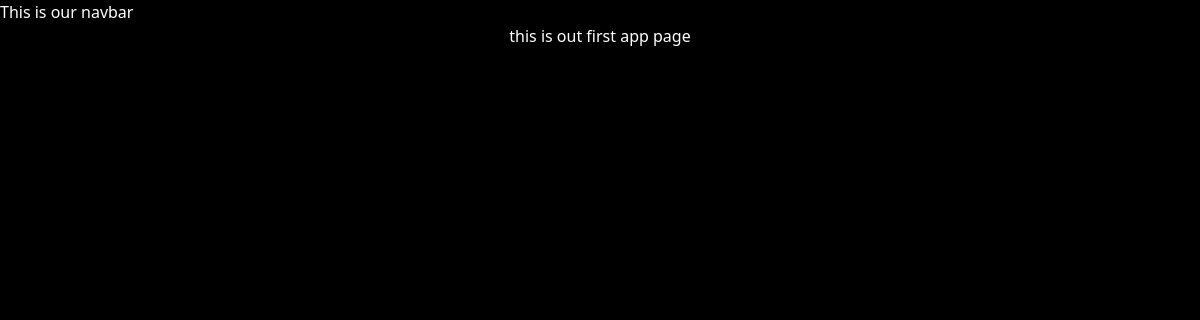
/firstapp/, run on an earlier commit of the app's database.
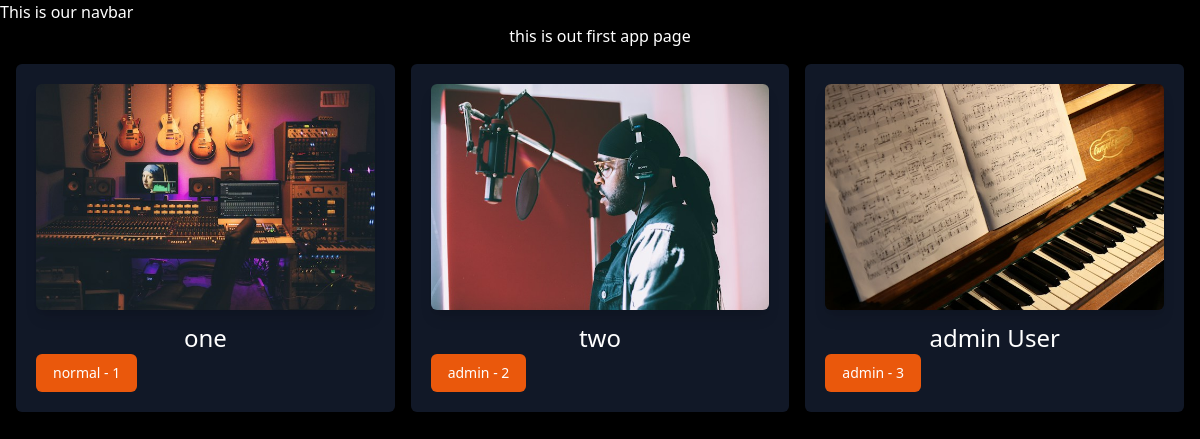
And on a later commit of the database.
### firstapp/models.py (models this page shows, shortened)
class User(models.Model):
    USER_TYPE = [
        ('normal', "normaluser"),
        ('admin', "useradmin")
    ]
    name = models.CharField(max_length=100)
    image = models.ImageField(upload_to='images/')
    email = models.EmailField(max_length=120, blank=False, null=False, default='')
    description = models.TextField(max_length=500, blank=True,null=True)
    date_added = models.DateTimeField(default=timezone.now)
    type = models.CharField(max_length=8, choices=USER_TYPE)

### firstapp/views.py (the view)
# urls.py: path('firstapp/', include('firstapp.urls')),
def firstapp(request):
    users = User.objects.all()
    return render(request, 'firstapp/first.html', {'users': users})

### firstapp/templates/firstapp/first.html
{% extends 'layout.html' %} {% block title %}first app{% endblock %}
{% block content %}
<h1>this is out first app page</h1>
<div class="grid grid-cols-3 gap-4 m-4">
  {% for users in users %}
  <div class="bg-gray-900 p-5 rounded-md">
    <img class="rounded-md shadow-lg" src="{{users.image.url}}" alt="" />
    <h1 class="text-2xl mt-3">{{users.name}}</h1>
    <a href="{% url 'user-details' users.id %}">
      <button
        type="button"
        class="inline-flex items-center justify-center px-4 py-2 border border-transparent text-sm font-medium rounded-md text-white bg-orange-600 hovre:bg-orange-700 focus:outline-none focus:ring-2 focus:ring-offset-2"
      >
        {{users.type}} - {{users.id}}
      </button>
    </a>
  </div>
  {% endfor %}
</div>
{% endblock %}

### templates/layout.html (shortened to what this page needs)
{% load static tailwind_tags %} {% load static %}
<!DOCTYPE html>
<html lang="en">
  <head>
    <link rel="stylesheet" href="{% static 'css/home.css' %}" />
    {% tailwind_css %}
  </head>
  <body>
    <nav>This is our navbar</nav>
    {% block content %}{% endblock %}
  </body>
</html>

### static/css/home.css (style rules this page uses)
body { background-color: rgb(0, 0, 0); color: white; }
h1 { text-align: center; font-size: 40px; }

What changed in the data, as far as the page shows it:
added User: image (picture), name "one", type "normal", id "1"
added User: image (picture), name "two", type "admin", id "2"
added User: image (picture), name "admin User", type "admin", id "3"
